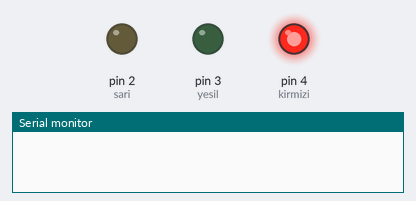
This sketch was run on a simulated Arduino Uno, built with avr-gcc and run on an emulated ATmega328P. Parts: output pins drawn as LEDs (lit = HIGH), the last lines printed to the serial monitor.

Above: at 0.5 s.
At 2.5 s:
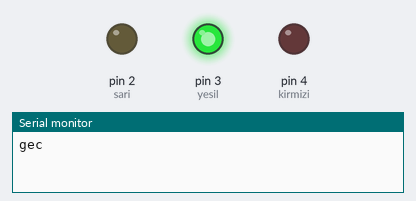
At 4.5 s:
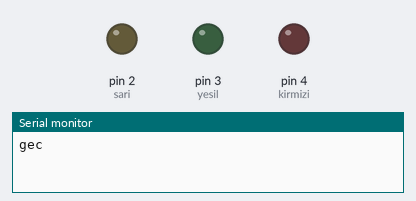
At 9.5 s:
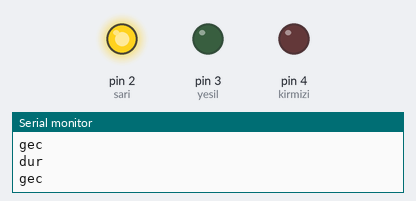
Timing chart, 0 to 10.4 s (numbered marks = the images above):
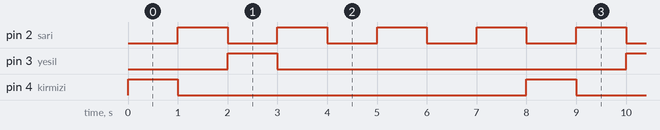

Measured:
- by itself, pin 2 (sari): alternates HIGH for 1.0 s and LOW for 1.0 s
- by itself, pin 3 (yesil), pin 4 (kirmizi): alternates HIGH for 1.0 s and LOW for 7.0 s
- by itself, everything shown: repeats every 8.0 s, in 9 steps

The sketch:

LAMBA.ino
```cpp
int kirmizi=4;
int sari=2;
int yesil=3;
void setup() {
pinMode(kirmizi , OUTPUT);
pinMode(sari , OUTPUT);
pinMode(yesil , OUTPUT);
Serial.begin(9600);
}

void loop() {
digitalWrite(kirmizi , HIGH);
delay(1000);
digitalWrite(kirmizi , LOW);
Serial.println("gec");

digitalWrite(sari , HIGH);
delay(1000);
digitalWrite(sari , LOW);
digitalWrite(yesil , HIGH);
delay(1000);
digitalWrite(yesil , LOW);
digitalWrite(sari , HIGH);
delay(1000);
digitalWrite(sari , LOW);
delay(1000);
digitalWrite(sari , HIGH);
delay(1000);
digitalWrite(sari , LOW);
delay(1000);
digitalWrite(sari , HIGH);
delay(1000);
digitalWrite(sari , LOW);
Serial.println("dur");
}
```
